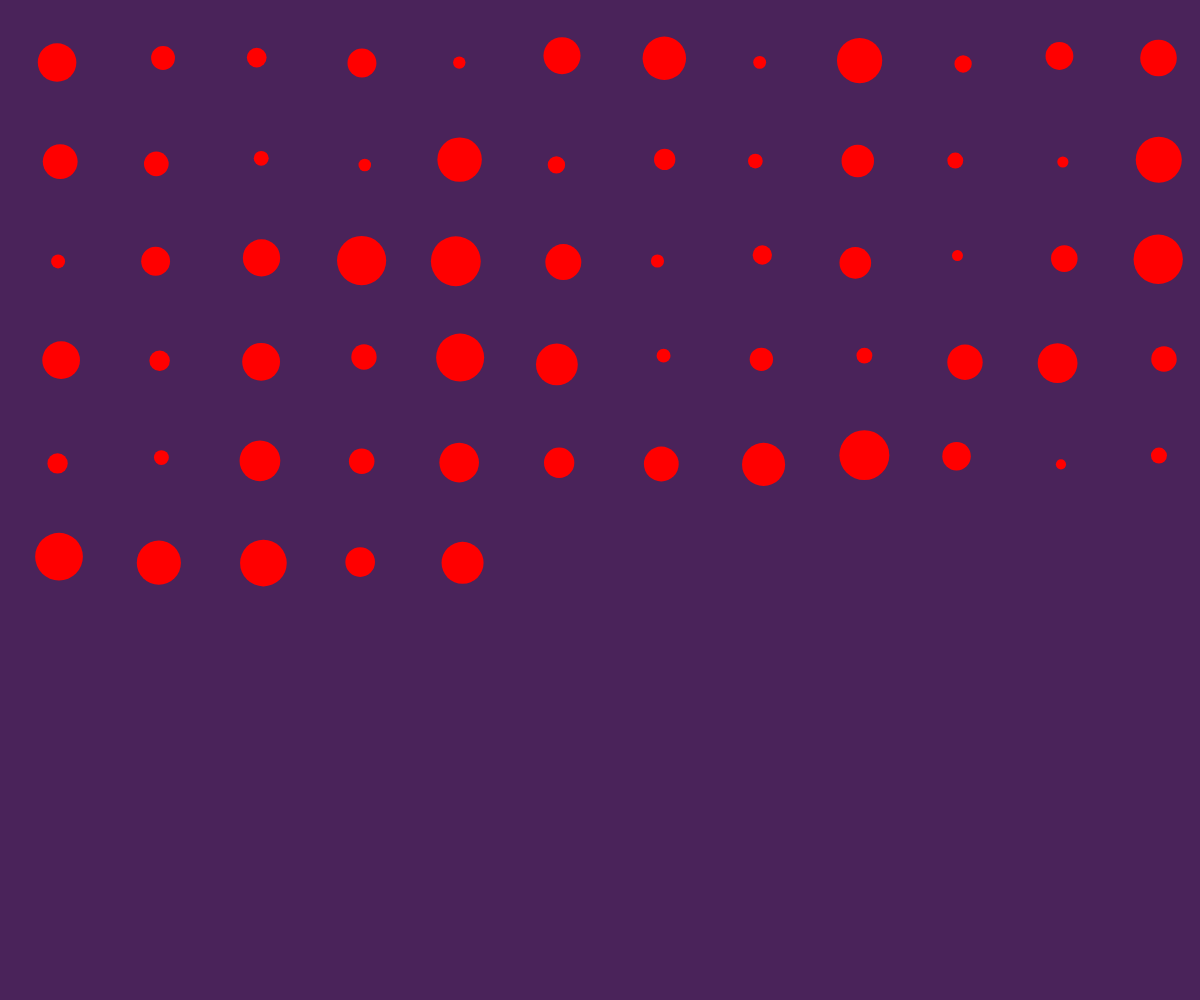
Frame 1 (no input)
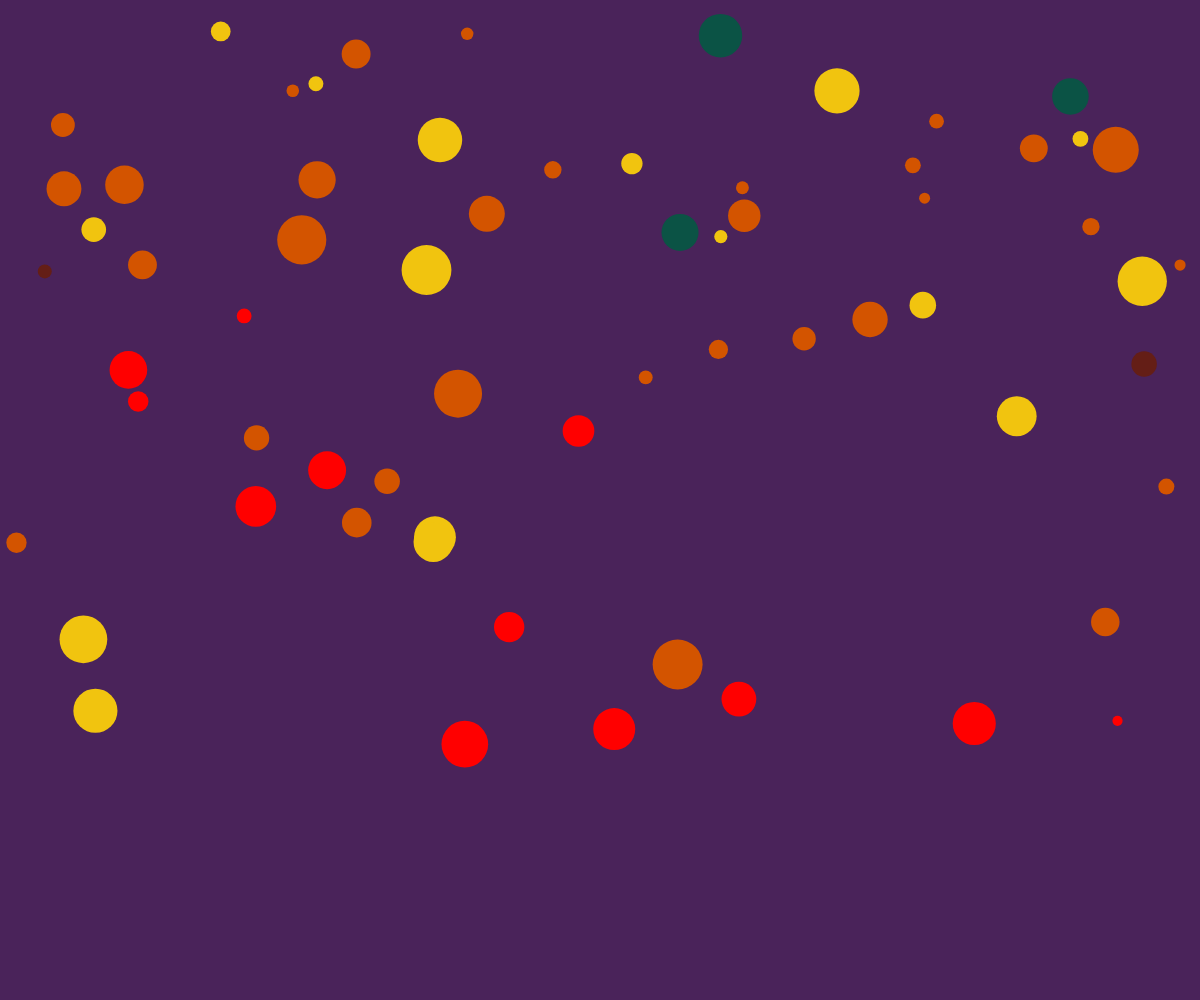
Frame 60 (no input)
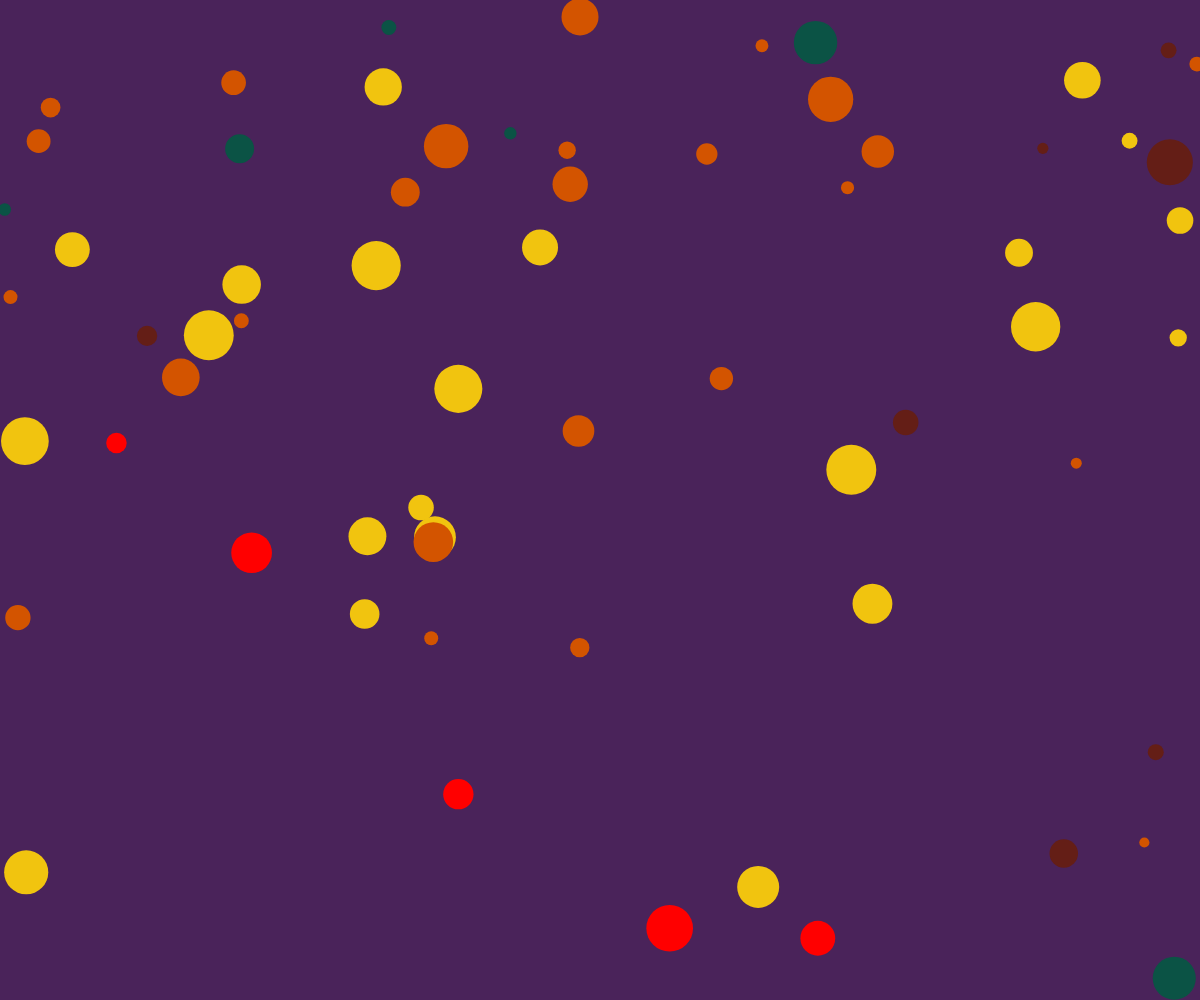
Frame 120 (the mouse pressed at the canvas centre since frame 60)

The p5.js sketch that drew these frames (run headless with seeded random() and noise() and a simulated clock; from frame 60 on, the mouse is pressed at the canvas centre):

// p5.js sketch
// ── sketch.js
let balls = [];
const numOfBalls = 65;

function setup() {
    createCanvas(windowWidth, windowHeight);

    let init_x = 60;
    let init_y = 60;
    for (let i = 0; i < numOfBalls; i++) {
        balls.push(new Ball(init_x, init_y));
        init_x += 100;
        if (init_x > width) {
            init_x = 60;
            init_y += 100;
        }
    }
}

function draw() {
    background('#4A235A');

    for (let i = 0; i < balls.length; i++) {
        balls[i].ballCheck(balls, i);
        balls[i].edgeCheck();
        balls[i].move();
        balls[i].display();
    }
}

class Ball {
    constructor(x, y, size) {
        this.color = 'red';
        this.size = random(10, 50);
        this.rad = this.size / 2;
        this.posX = x;
        this.posY = y;
        this.deltaX = random(-5, 5);
        this.deltaY = random(-5, 5);
    }

    display() {
        push();
        noStroke();
        fill(this.color);
        translate(this.posX, this.posY);
        ellipse(0, 0, this.size);
        pop();
    }

    move() {
        this.posX += this.deltaX;
        this.posY += this.deltaY;
    }

    edgeCheck() {
        if (this.posX + this.rad >= width || this.posX - this.rad <= 0) {
            this.deltaX *= -1;
            this.color = '#641E16';
        }
        if (this.posY + this.rad >= height || this.posY - this.rad <= 0) {
            this.deltaY *= -1;
            this.color = '#0B5345';
        }
    }


    ballCheck(otherBalls, myId) {
        for (let n = 0; n < otherBalls.length; n++) {
            if (n != myId) {
                let d = dist(this.posX, this.posY, otherBalls[n].posX, otherBalls[n].posY);
                let combinedR = this.rad + otherBalls[n].rad;

                if (d <= combinedR) {
                    this.deltaX *= -1;
                    this.deltaY *= -1;

                    if( this.color == '#D35400') {
                        this.color = '#F1C40F';
                    } else {
                        this.color = '#D35400';
                    }
                }
            }
        }
    }
}
